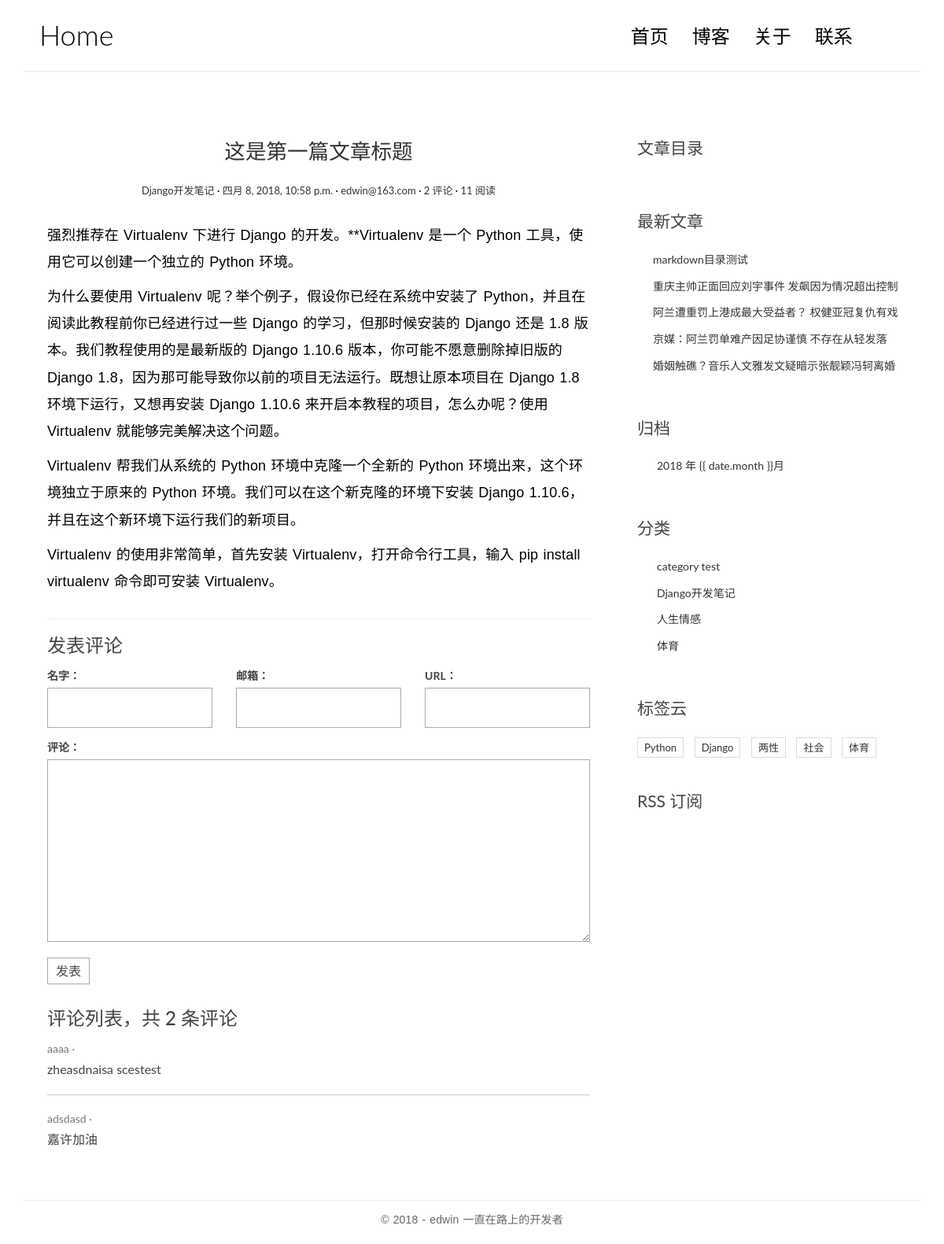
The app's page /post/2/ with its own data.
### blog/models.py (models this page shows, shortened)
@python_2_unicode_compatible
class Port(models.Model):
    title = models.CharField(max_length=70,blank=False)
    body = models.TextField()
    created_time = models.DateTimeField()
    modified_time = models.DateTimeField()
    excerpt = models.CharField(max_length=200, blank=True)
    category = models.ForeignKey(Category)
    tags = models.ManyToManyField(Tag, blank=True)
    author = models.ForeignKey(User)
    def get_absolute_url(self):
        return reverse('blog:detail',kwargs={'pk':self.pk})
    views = models.PositiveIntegerField(default=0)
    def increase_views(self):
        self.views += 1
        self.save(update_fields=['views'])
    def save(self, *args,**kwargs):
        if not self.excerpt:
            md = markdown.Markdown(extensions=[
                'markdown.extensions.extra',
                'markdown.extensions.codehilite',
            ])
            self.excerpt = strip_tags(md.convert(self.body))[:54]
        super(Port, self).save(*args,**kwargs)

@python_2_unicode_compatible
class Category(models.Model):
    name = models.CharField(max_length=200)

@python_2_unicode_compatible
class Tag(models.Model):
    name = models.CharField(max_length=100)

### comments/models.py (models this page shows, shortened)
@python_2_unicode_compatible
class Comment(models.Model):
    name = models.CharField(max_length=100)
    email = models.EmailField(max_length=255)
    url = models.URLField(blank=True)
    text = models.TextField()
    create_time = models.DateTimeField(auto_now_add=True)
    post = models.ForeignKey('blog.Port')

### blog/views.py (the view)
# urls.py: url(r'^post/(?P<pk>[0-9]*)/$',views.detail,name='detail'),
def detail(request,pk):
    port = get_object_or_404(Port,pk=pk)
    port.increase_views()
    html = markdown.markdown(port.body,
                                  extensions=[
                                      'markdown.extensions.extra',
                                      'markdown.extensions.codehilite',
                                      'markdown.extensions.toc',
                                  ])
    port.body = html
    form = CommentForm()
    comment_list = port.comment_set.all()
    context = {'post':port,
               'form':form,
               'comment_list':comment_list
               }
    return render(request,'blog/detail.html',context=context)

### comments/forms.py
class CommentForm(forms.ModelForm):
    class Meta:
        model = Comment
        fields = ['name','email','url','text']

### blog/templatetags/blog_tags.py (called while the page is built)
@register.simple_tag
def get_recent_posts(num=5):
    return Port.objects.all().order_by('-created_time')[:num]

@register.simple_tag
def archives():
    return Port.objects.dates('created_time','month',order='DESC')

@register.simple_tag
def get_categories():
    return Category.objects.annotate(num_posts=Count('port')).filter(num_posts__gt=0)

@register.simple_tag
def get_tags():
    return Tag.objects.annotate(num_posts=Count('port')).filter(num_posts__gt=0)

### templates/blog/detail.html (shortened to what this page needs)
{% extends 'base.html' %}
{% block main %}
<article class="post post-1">
    <header class="entry-header">
        <h1 class="entry-title">
            <a href="{{ post.get_absolute_url }}">{{post.title}}</a>
        </h1>
        <div class="entry-meta">
            <span class="post-category"><a href="#">{{post.category.name}}</a></span>
            <span class="post-date"><a href="#"><time class="entry-date"
                                                      datetime="{{post.created_time}}">{{post.created_time}}</time></a></span>
            <span class="post-author"><a href="#">{{ post.author }}</a></span>
            <span class="comments-link"><a href="#">{{ comment_list|length }} 评论</a></span>
            <span class="views-count"><a href="#">{{ post.views }} 阅读</a></span>
        </div>
    </header>
    <div class="entry-content clearfix">
        {{ post.body |safe}}
    </div>
</article>
<section class="comment-area" id="comment-area">
    <hr>
    <h3>发表评论</h3>
    <form action="{% url 'comments:post_comment' post.pk %}" method="post" class="comment-form">
        <div class="row">
            <div class="col-md-4">
                <label for="{{ form.name.id_for_label }}">名字：</label>
                {{ form.name }}
            </div>
            <div class="col-md-4">
                <label for="{{ form.email.id_for_label }}">邮箱：</label>
                {{ form.email }}
            </div>
            <div class="col-md-4">
                <label for="{{ form.url.id_for_label }}">URL：</label>
                {{ form.url }}
            </div>
            <div class="col-md-12">
                <label for="{{ form.text.id_for_label }}">评论：</label>
                {{ form.text }}
                <button type="submit" class="comment-btn">发表</button>
            </div>
        </div>
    </form>
    <div class="comment-list-panel">
        <h3>评论列表，共 <span>{{comment_list | length}}</span> 条评论</h3>
        <ul class="comment-list list-unstyled">
            {% for comment in comment_list %}
            <li class="comment-item">
                <span class="nickname">{{ comment.name }}</span>
                <div class="text">
                    {{ comment.text }}
                </div>
            </li>
            {% empty %}
            暂无评论
            {% endfor %}
        </ul>
    </div>
</section>
{% endblock main %}
{% block toc %}
<div class="widget widget-content">
    <h3 class="widget-title">文章目录</h3>
</div>
{% endblock toc %}

### templates/base.html (shortened to what this page needs)
{% load staticfiles %}
{% load blog_tags %}
<!DOCTYPE html>
<html>
<head>
    <link href="https://cdn.bootcss.com/bootstrap/3.3.7/css/bootstrap.min.css" rel="stylesheet">
    <link rel="stylesheet" href="http://code.ionicframework.com/ionicons/2.0.1/css/ionicons.min.css">
    <link rel="stylesheet" href="{% static 'blog/css/pace.css' %}">
    <link rel="stylesheet" href="{% static 'blog/css/custom.css' %}">
    <link rel="stylesheet" href="{% static 'blog/css/highlights/github.css' %}">
</head>
<body>
<div class="container">
    <header id="site-header">
        <div class="row">
            <div class="col-md-4 col-sm-5 col-xs-8">
                <div class="logo">
                    <h1><a href="{% url 'blog:index'%}">Home</a></h1>
                </div>
            </div>
            <div class="col-md-8 col-sm-7 col-xs-4">
                <nav class="main-nav" role="navigation">
                    <div class="collapse navbar-collapse" id="bs-example-navbar-collapse-1">
                        <ul class="nav navbar-nav navbar-right">
                            <li class="cl-effect-11"><a href="{% url 'blog:index'%}" data-hover="首页">首页</a></li>
                            <li class="cl-effect-11"><a href="full-width.html" data-hover="博客">博客</a></li>
                            <li class="cl-effect-11"><a href="about.html" data-hover="关于">关于</a></li>
                            <li class="cl-effect-11"><a href="contact.html" data-hover="联系">联系</a></li>
                        </ul>
                    </div>
                </nav>
            </div>
        </div>
    </header>
</div>
<div class="content-body">
    <div class="container">
        <div class="row">
            <main class="col-md-8">
                {% block main %}
                {% endblock main %}
            </main>
            <aside class="col-md-4">
                {% block toc %}
                {% endblock toc %}
                <div class="widget widget-recent-posts">
                    <h3 class="widget-title">最新文章</h3>
                    {% get_recent_posts as recent_post_list %}
                    <ul>
                        {% for post in recent_post_list %}
                        <li>
                            <a href="{{ post.get_absolute_url }}">{{ post.title }}</a>
                        </li>
                        {% empty %}
                        暂无文章！
                        {% endfor %}
                    </ul>
                </div>
                <div class="widget widget-archives">
                    <h3 class="widget-title">归档</h3>
                    {% archives as date_list%}
                    <ul>
                        {% for date in date_list%}
                        <li>
                            <a href="{% url 'blog:archives' date.year date.month %}">{{ date.year}} 年 {{ date.month
                                }}月</a>
                        </li>
                        {% empty %}
                        暂无归档
                        {% endfor %}
                    </ul>
                </div>
                <div class="widget widget-category">
                    <h3 class="widget-title">分类</h3>
                    {% get_categories as category_list %}
                    <ul>
                        {% for category in category_list %}
                        <li>
                            <a href="{% url 'blog:category' category.pk%}">{{ category.name }}
                                </a>
                        </li>
                        {% empty %}
                        暂无分类
                        {% endfor %}
                    </ul>
                </div>
                <div class="widget widget-tag-cloud">
                    <h3 class="widget-title">标签云</h3>
                    {% get_tags as tags_list %}
                    <ul>
                        {% for tag in tags_list %}
                        <li>
                            <a href="#">{{ tag.name }}</a>
                        </li>
                        {% empty %}
                        暂无评论
                        {% endfor %}
                    </ul>
                </div>
                <div class="rss">
                    <a href="{% url 'rss' %}"> RSS 订阅</a>
                </div>
            </aside>
        </div>
    </div>
</div>
<footer id="site-footer">
    <div class="container">
        <div class="row">
            <div class="col-md-12">
                <p class="copyright">&copy 2018 - edwin 一直在路上的开发者</p>
            </div>
        </div>
    </div>
</footer>
</body>
</html>

### blog/static/blog/css/custom.css (style rules this page uses)
* { outline: none; }
h1, h2, h3, h4, h5, h6 { margin-top: 0; }
a { color: #333; }
body { color: #444; font-family: 'Lato', sans-serif; }
p { font-family: 'Ubuntu', sans-serif; font-weight: 400; word-spacing: 1px; letter-spacing: 0.01em; }
#site-header { background-color: #FFF; padding: 25px 20px; margin-bottom: 40px; border-bottom: 1px solid #e7e7e7; }
.logo h1 a { color: #000; }
.logo h1 { margin: 0; font-family: 'Lato', sans-serif; font-weight: 300; }
.main-nav { margin-top: 11px; max-width: 95%; }
.main-nav a { color: #000000 !important; padding: 0 0 5px 0 !important; margin-right: 30px; font-family: 'Lato', sans-serif; font-weight: 300; font-size: 24px; }
.cl-effect-11 a { padding: 10px 0; color: #0972b4; text-shadow: none; }
.cl-effect-11 a::before { position: absolute; top: 0; left: 0; overflow: hidden; padding: 0 0 5px 0 !important; max-width: 0; border-bottom: 1px solid #000; color: #000; content: attr(data-hover); white-space: nowrap; -webkit-transition: max-width 0.5s; -moz-transition: max-width 0.5s; transition: max-width 0.5s; }
.content-body { padding-bottom: 4em; }
.post { background: #fff; padding: 30px 30px 0; }
.entry-title { text-align: center; font-size: 1.9em; margin-bottom: 20px; line-height: 1.6; padding: 10px 20px 0; }
.entry-meta { text-align: center; color: #DDDDDD; font-size: 13px; margin-bottom: 30px; }
.entry-content { font-size: 18px; line-height: 1.9; font-weight: 300; color: #000; }
.post-category::after, .post-date::after, .post-author::after, .comments-link::after { content: ' ·'; color: #000; }
.widget { background: #fff; padding: 30px 0 0; }
.widget-title { font-size: 1.5em; margin-bottom: 20px; line-height: 1.6; padding: 10px 0 0; font-weight: 400; }
.widget-recent-posts ul { padding: 0; margin: 0; padding-left: 20px; }
.widget-recent-posts ul li { list-style-type: none; position: relative; line-height: 170%; margin-bottom: 10px; }
.widget-recent-posts ul li::before { content: '\f3d3'; font-family: "Ionicons"; position: absolute; left: -17px; top: 3px; font-size: 16px; color: #000; }
.widget-archives ul { padding: 0; margin: 0; padding-left: 25px; }
.widget-archives ul li { list-style-type: none; position: relative; line-height: 170%; margin-bottom: 10px; }
.widget-archives ul li::before { content: '\f3f3'; font-family: "Ionicons"; position: absolute; left: -25px; top: 1px; font-size: 16px; color: #000; }
.widget-category ul { padding: 0; margin: 0; padding-left: 25px; }
.widget-category ul li { list-style-type: none; position: relative; line-height: 170%; margin-bottom: 10px; }
.widget-category ul li::before { content: '\f3fe'; font-family: "Ionicons"; position: absolute; left: -25px; top: 1px; font-size: 18px; color: #000; }
.widget-tag-cloud ul { padding: 0; margin: 0; margin-right: -10px; }
.widget-tag-cloud ul li { list-style-type: none; font-size: 13px; display: inline-block; margin-right: 10px; margin-bottom: 10px; padding: 3px 8px; border: 1px solid #ddd; }
.rss { font-size: 21px; margin-top: 30px; }
.rss a { color: #444; }
#site-footer { padding-top: 10px; padding: 0 0 1.5em 0; }
.copyright { text-align: center; padding-top: 1em; margin: 0; border-top: 1px solid #eee; color: #666; }
.contact-form input, .comment-form input { border: 1px solid #aaa; margin-bottom: 15px; width: 100%; padding: 15px 15px; font-size: 16px; line-height: 100%; transition: 0.4s border-color linear; }
.contact-form textarea, .comment-form textarea { border: 1px solid #aaa; margin-bottom: 15px; width: 100%; padding: 15px 15px; font-size: 16px; line-height: 20px !important; min-height: 183px; transition: 0.4s border-color linear; }
.comment-area { padding: 0 30px 0; }
.comment-form { margin-top: 15px; }
.comment-form .comment-btn { background-color: #fff; border: 1px solid #aaa; font-size: 16px; padding: 5px 10px; }
.comment-list-panel { margin-top: 30px; }
.comment-list { margin-top: 15px; }
.comment-item:not(:last-child) { border-bottom: 1px #ccc solid; margin-bottom: 20px; padding-bottom: 20px; }
.comment-item .nickname, .comment-item .submit-date { color: #777; font-size: 14px; }
.comment-item .nickname:after { content: ' ·'; }
.comment-item .text { padding-top: 5px; font-size: 16px; }

### records on screen
Port: title "这是第一篇文章标题", category.name "Django开发笔记", created_time "四月 8, 2018, 10:58 p.m.", author "edwin@163.com", views "11", body "强烈推荐在 Virtualenv 下进行 Django 的开发。**Virtualenv 是一个 Python 工具，使用它可以创建一个独立的 Python 环境。 为什么要使用 Virtualenv 呢？举个例子，假设你已经在系统中安装了 Python，并且在阅读此教程前你已经进行过一些 Django 的学习，但那时候安装的 Django 还是 1.8 版本。我们教程使用的是最新版的 Django 1.10.6 版本，你可能不愿意删除掉旧版的 Django 1.8，因为那可能导致你以前的项目无法运行。既想让原本项目在 Django 1.8 环境下运行，又想再安装 Django 1.10.6 来开启本教程的项目，怎么办呢？使用 Virtualenv 就能够完美解决这个问题。 Virtualenv 帮我们从系统的 Python 环境中克隆一个全新的 Python 环境出来，这个环境独立于原来的 Python 环境。我们可以在这个新克隆的环境下安装 Django 1.10.6，并且在这个新环境下运行我们的新项目。 Virtualenv 的使用非常简单，首先安装 Virtualenv，打开命令行工具，输入 pip install virtualenv 命令即可安装 Virtualenv。"
Comment: name "aaaa", text "zheasdnaisa scestest"
Comment: name "adsdasd", text "嘉许加油"
Port: title "markdown目录测试"
Port: title "重庆主帅正面回应刘宇事件 发飙因为情况超出控制"
Port: title "阿兰遭重罚上港成最大受益者？ 权健亚冠复仇有戏"
Port: title "京媒：阿兰罚单难产因足协谨慎 不存在从轻发落"
Port: title "婚姻触礁？音乐人文雅发文疑暗示张靓颖冯轲离婚"
Category: name "category test"
Category: name "Django开发笔记"
Category: name "人生情感"
Category: name "体育"
Tag: name "Python"
Tag: name "Django"
Tag: name "两性"
Tag: name "社会"
Tag: name "体育"

### other values on screen
{{ comment_list|length }} "2"
{{ comment_list | length }} "2"
{{ date.year }} "2018"
